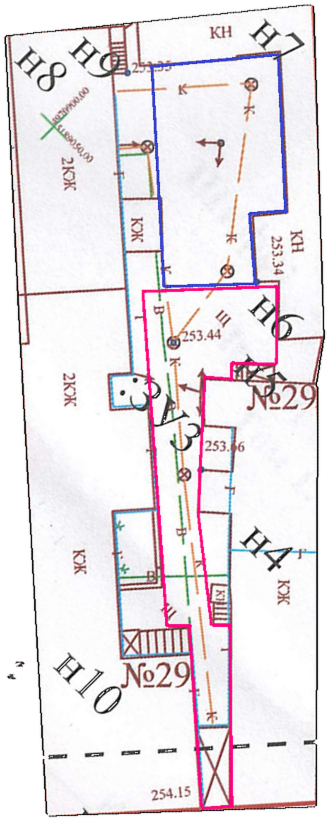
#> input picture Пушкина_29/notes/zu3_fragment_vertical_2026-10-26.png, 658 x 1642 px (shown at 1/2 size)
$ python -i generate_coverage_scheme_pdf.py   (imports and definitions only)
#> lines starting #> are read from the running program, lines starting #| are printed output that depends on the picture; after the words box and inside, x2 and y2 are one past the last pixel; in counts of white or black regions, pixels touching at a corner belong together
#!/usr/bin/env python3
"""Схема зон покрытия двора Пушкина 29 (плитка / асфальт).

Обновлено: 2026-10-26
Стиль как у «Приложение 1 — Схема двора» от 08.10.2026:
- лист 1: простой заголовок + крупный план;
- лист 2: условные обозначения.

Источник: notes/zu3_fragment_source_2026-10-26.png
- розовый контур → асфальт
- синий контур → плитка

Пересборка: python3 scripts/generate_coverage_scheme_pdf.py
"""
from __future__ import annotations

from collections import deque
from pathlib import Path

import numpy as np
from PIL import Image, ImageDraw, ImageFont
from reportlab.lib.pagesizes import A4
from reportlab.lib.utils import ImageReader
from reportlab.pdfbase import pdfmetrics
from reportlab.pdfbase.ttfonts import TTFont
from reportlab.pdfgen import canvas

ROOT = Path(__file__).resolve().parents[1]
OUT = ROOT / "Приложение 1 - Схема зон покрытия (плитка-асфальт) - Пушкина 29.pdf"
SRC = ROOT / "notes" / "zu3_fragment_source_2026-10-26.png"
VERT_OUT = ROOT / "notes" / "zu3_fragment_vertical_2026-10-26.png"
ZONES_OUT = ROOT / "notes" / "zu3_fragment_zones_2026-10-26.png"
UPSCALE = 2

# заливки зон (технический стиль, как на схеме двора 08.10)
C_ASPHALT = (110, 110, 115)
C_ASPHALT_HATCH = (55, 55, 60)
C_TILE = (176, 120, 72)
C_TILE_LIGHT = (220, 180, 130)
C_PINK = (210, 60, 140)
C_BLUE = (40, 90, 200)

FONT_REG = "DejaVu"
FONT_BOLD = "DejaVu-Bold"
# [2 lines not run here, left out]


def _pil_font(name: str, size: int) -> ImageFont.FreeTypeFont:
    return ImageFont.truetype(f"/usr/share/fonts/truetype/dejavu/{name}.ttf", size)


def dilate(m: np.ndarray, n: int = 1) -> np.ndarray:
    out = m.copy()
    for _ in range(n):
        nxt = out.copy()
        nxt[1:] |= out[:-1]
        nxt[:-1] |= out[1:]
        nxt[:, 1:] |= out[:, :-1]
        nxt[:, :-1] |= out[:, 1:]
        nxt[1:, 1:] |= out[:-1, :-1]
        nxt[:-1, :-1] |= out[1:, 1:]
        out = nxt
    return out


def trim_white(im: Image.Image, thr: int = 250) -> Image.Image:
    a = np.array(im.convert("RGB"))
    m = a.mean(2) < thr
    if not m.any():
        return im
    ys, xs = np.where(m)
    return im.crop(
        (
            max(0, int(xs.min()) - 4),
            max(0, int(ys.min()) - 4),
            min(a.shape[1], int(xs.max()) + 5),
            min(a.shape[0], int(ys.max()) + 5),
        )
    )


def flood_exterior(wall: np.ndarray) -> np.ndarray:
    h, w = wall.shape
    ext = np.zeros_like(wall)
    q: deque[tuple[int, int]] = deque()
    for p in (
        (0, 0),
        (0, w - 1),
        (h - 1, 0),
        (h - 1, w - 1),
        (h // 2, 0),
        (h // 2, w - 1),
        (0, w // 2),
        (h - 1, w // 2),
    ):
        if not wall[p]:
            ext[p] = True
            q.append(p)
    while q:
        cy, cx = q.popleft()
        for dy, dx in ((1, 0), (-1, 0), (0, 1), (0, -1)):
            ny, nx = cy + dy, cx + dx
            if 0 <= ny < h and 0 <= nx < w and not wall[ny, nx] and not ext[ny, nx]:
                ext[ny, nx] = True
                q.append((ny, nx))
    return ext


# [37 lines left out: functions components, interiors_from_wall, not called in this run]


def extract_vertical_fragment(src: Path) -> Image.Image:
    arr = np.array(Image.open(src).convert("RGB"))
#> arr is the input picture: shape (1642, 658, 3); mean R, G, B 234.2, 228, 231.9
    h, w = arr.shape[:2]
#> h = 1642; w = 658
    r, g, b = (arr[:, :, i].astype(int) for i in range(3))
    wall = dilate((r < 55) & (g < 55) & (b < 55), 2)
#> in dilate, `out = m.copy()`: out: shape (1642, 658) bool; 1.1% white in thin lines or dots
    ext = flood_exterior(wall)
#> after the loop in flood_exterior, `for p in (`:
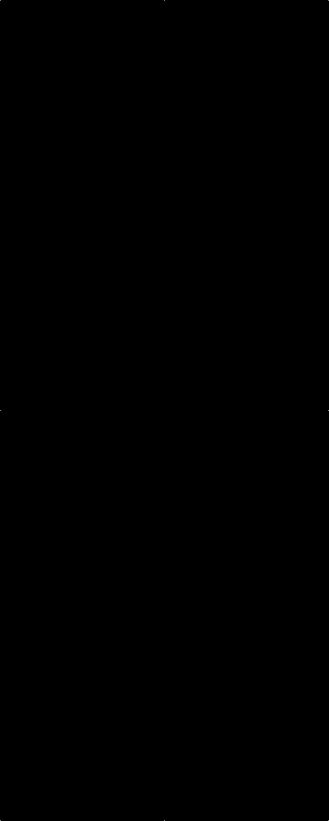
#> ext: shape (1642, 658) bool (shown at 1/2 size); 0% white in thin lines or dots
#> the loop in flood_exterior, `while q:` made 1039527 passes
#> (cy, cx) on passes 1 to 3: (0, 0), (0, 657), (1641, 0)
#> after the loop in flood_exterior, `while q:`: ext: shape (1642, 658) bool; 96.2% white; 119 black regions (6 under 20 px), largest, box (x1, y1, x2, y2) and area: (624, 10, 652, 1480) 8984, (8, 67, 90, 1513) 8910, (308, 792, 376, 854) 958
    inside = ~ext & ~wall
#> inside: shape (1642, 658) bool; 0% white in thin lines or dots, all inside (x1, y1, x2, y2) = (161, 54, 579, 1509)
    mask = inside | (dilate(inside, 3) & wall)
#> mask: shape (1642, 658) bool; 0.03% white; 10 white regions, largest, box (x1, y1, x2, y2) and area: (476, 1489, 483, 1497) 44, (574, 666, 582, 674) 35, (307, 785, 315, 793) 35
    out = arr.copy()
    out[~mask] = (255, 255, 255)
#> out: shape (1642, 658, 3)
    ys, xs = np.where(mask)
#> ys = 323 values from 51 to 1511; xs = 323 values, max 581 at index 51, min 158 at index 215, mean 396.6
    pad = 4
    bb = (
        max(0, int(xs.min()) - pad),
        max(0, int(ys.min()) - pad),
        min(w, int(xs.max()) + pad + 1),
        min(h, int(ys.max()) + pad + 1),
    )
#> bb = (154, 47, 586, 1516)
    cropped = Image.fromarray(out).crop(bb)

    def score(im: Image.Image) -> float:
        a = np.array(im.convert("RGB"))
        hh, ww = a.shape[:2]
        rr, gg, bb_ = (a[:, :, i].astype(int) for i in range(3))
        mag = (rr > 140) & (gg < 100) & (bb_ > 100) & (rr > gg + 40)
        blue = (bb_ > 130) & (bb_ > rr + 25) & (bb_ > gg + 15) & (rr < 200)
        dark = (rr < 90) & (gg < 90) & (bb_ < 90)
        aspect = hh / max(ww, 1)
        mag_lo = float(mag[hh // 2 :].mean()) if mag.any() else 0.0
        mag_hi = float(mag[: hh // 2].mean()) if mag.any() else 0.0
        blue_hi = float(blue[: hh // 2].mean()) if blue.any() else 0.0
        blue_lo = float(blue[hh // 2 :].mean()) if blue.any() else 0.0
        dark_lo = float(dark[int(hh * 0.65) :].mean()) if dark.any() else 0.0
        return aspect * 2 + (mag_lo - mag_hi) * 50 + (blue_hi - blue_lo) * 80 + dark_lo * 30

    cands: list[tuple[float, Image.Image]] = []
    for ang in (-50, -45, -40, 40, 45, 50):
        rimg = trim_white(
            cropped.rotate(ang, expand=True, fillcolor=(255, 255, 255), resample=Image.Resampling.BICUBIC)
        )
        variants = [rimg]
        if rimg.size[0] > rimg.size[1]:
            for extra in (90, -90):
                variants.append(
                    trim_white(
                        rimg.rotate(
                            extra,
                            expand=True,
                            fillcolor=(255, 255, 255),
                            resample=Image.Resampling.BICUBIC,
                        )
                    )
                )
        for v in variants:
            if v.size[1] >= v.size[0]:
                cands.append((score(v), v))
#> this loop made 6 passes
#> pass 1, in extract_vertical_fragment, `rimg = trim_white( cropped.rotate(ang, expand=True, fillcolor=(255, 25..`:
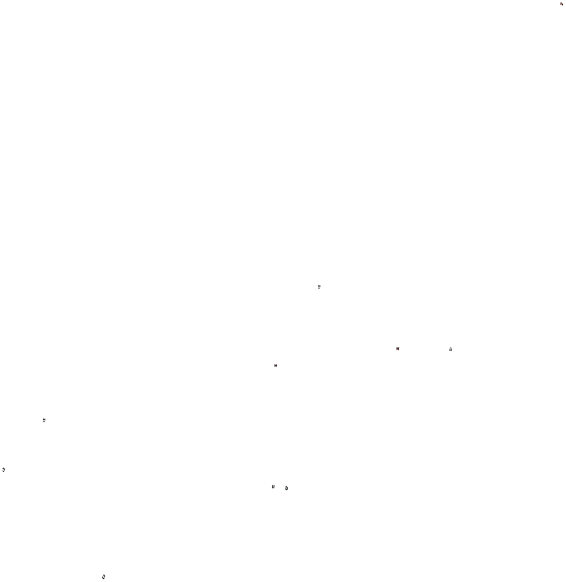
#> rimg: PIL image 1131x1163 RGB (shown at 1/2 size); mean R, G, B 255, 255, 255
#> after the loop:
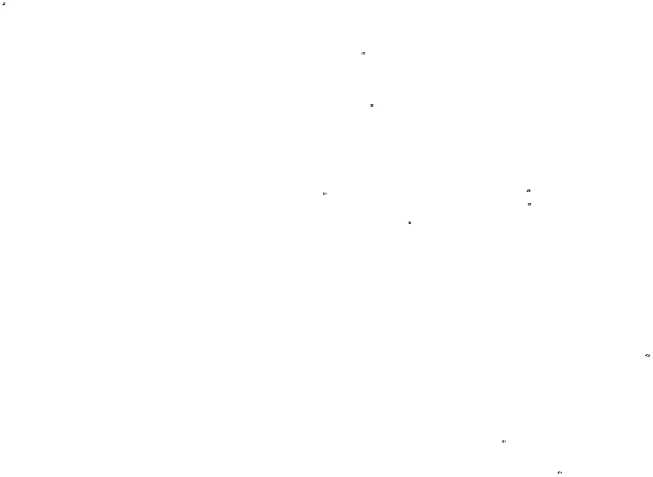
#> rimg: PIL image 1305x953 RGB (shown at 1/2 size); mean R, G, B 255, 255, 255
#> after the loop:
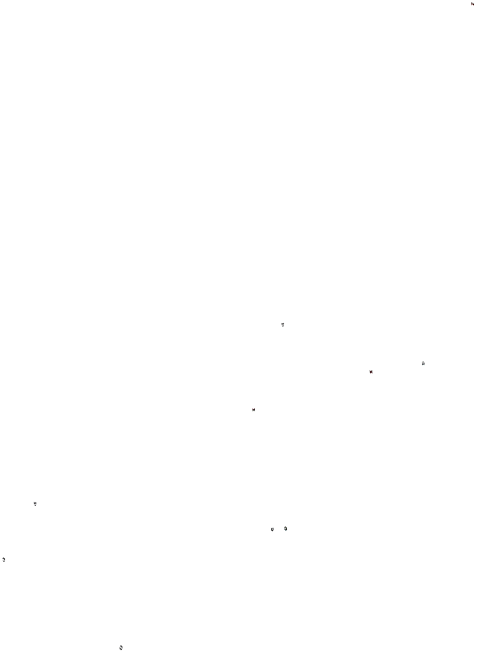
#> v: PIL image 953x1305 RGB (shown at 1/2 size); mean R, G, B 255, 255, 255
#> after the loop, cands = 9 items
    if not cands:
        raise RuntimeError("Не удалось получить вертикальный фрагмент")
    vert = max(cands, key=lambda t: t[0])[1]
    best, best_score = vert, score(vert)
#> in score (call 10), `rr, gg, bb_ = (a[:, :, i].astype(int) for i in range(3))`: rr: shape (1305, 952) int64; 202 distinct labels, from 0 to 255
#> in score (call 10), `rr, gg, bb_ = (a[:, :, i].astype(int) for i in range(3))`: gg: shape (1305, 952) int64; 205 distinct labels, from 0 to 255
#> in score (call 10), `rr, gg, bb_ = (a[:, :, i].astype(int) for i in range(3))`: bb_: shape (1305, 952) int64; 205 distinct labels, from 0 to 255
#> in score (call 10), `mag = (rr > 140) & (gg < 100) & (bb_ > 100) & (rr > gg + 40)`: mag: shape (1305, 952) bool; every value is 0
#> in score (call 10), `dark = (rr < 90) & (gg < 90) & (bb_ < 90)`:
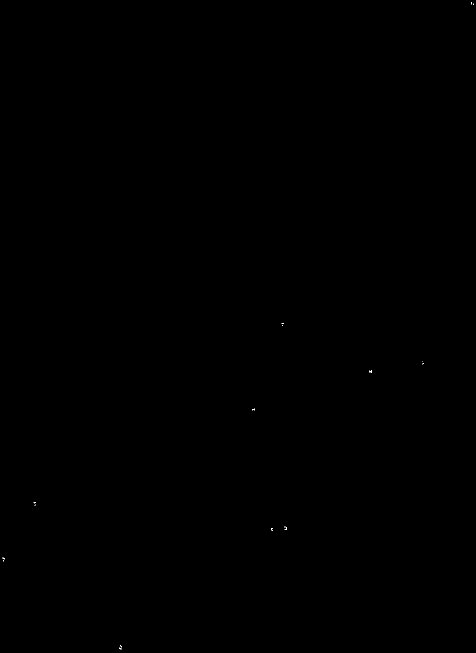
#> dark: shape (1305, 952) bool (shown at 1/2 size); 0.01% white in thin lines or dots
#> in score (call 10), `mag_lo = float(mag[hh // 2 :].mean()) if mag.any() else 0.0`: mag_lo = 0
#> in score (call 10), `dark_lo = float(dark[int(hh * 0.65) :].mean()) if dark.any() else 0.0`: dark_lo = 0.000145
#> best_score = 2.75
    for fine in (-2.0, -1.0, 1.0, 2.0):
        cand = trim_white(
            vert.rotate(fine, expand=True, fillcolor=(255, 255, 255), resample=Image.Resampling.BICUBIC)
        )
        sc = score(cand)
        if sc > best_score:
            best, best_score = cand, sc
#> this loop made 4 passes
#> (mag_lo in score, dark_lo in score, sc, best_score) on passes 3 to 4: (1.63e-06, 0.000137, 2.83, 2.83), (0, 0.000146, 2.91, 2.91)
#> (mag_lo in score, dark_lo in score, sc) on passes 1 to 2: (0, 0.000137, 2.59), (0, 0.000145, 2.66)
#> pass 1, in score (call 11), `rr, gg, bb_ = (a[:, :, i].astype(int) for i in range(3))`:
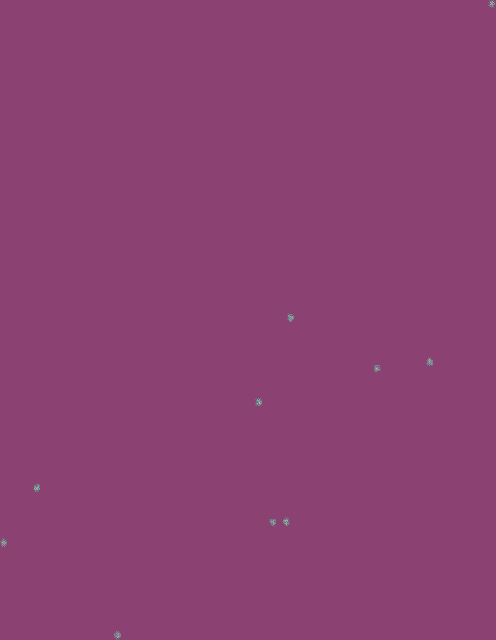
#> rr: shape (1280, 991) int64 (shown at 1/2 size); 198 distinct labels, from 0 to 255; one colour per label, 0 black
#> after the loop:
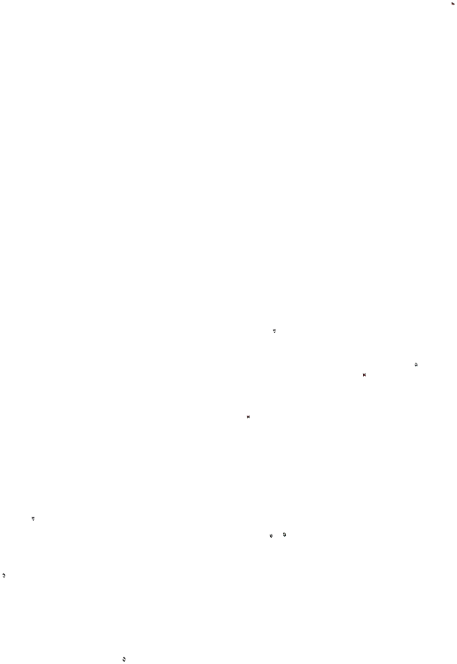
#> best: PIL image 914x1328 RGB (shown at 1/2 size); mean R, G, B 255, 255, 255
#> after the loop, best_score = 2.91
    vert = best
    return vert.resize((vert.size[0] * UPSCALE, vert.size[1] * UPSCALE), Image.Resampling.LANCZOS)


# [194 lines left out: functions _plain_label, paint_zones, _draw_title, _draw_footer_page1, _legend_swatch, _draw_legend_page and 2 more, not called in this run]


# [2 lines not run here, left out]

>>> result = extract_vertical_fragment('../notes/zu3_fragment_vertical_2026-10-26.png')
